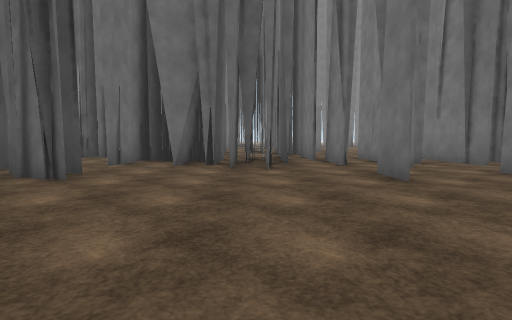
View 1 (above)

24 first-person views from a walk through a Unity game level. The camera is 1.2 m above the floor, tilts 4° down and sees 85° across. The floor is counted in squares, 2 m on a side. Each view is taken from the middle of a square. On the plan, view 1 faces up. The plan holds only what a view shows up to about 9 squares ahead; the rest is blank. The place goes on beyond the plan. Some animated figures are not drawn. Surface patterns are stand-ins for the level's own textures.

View 2
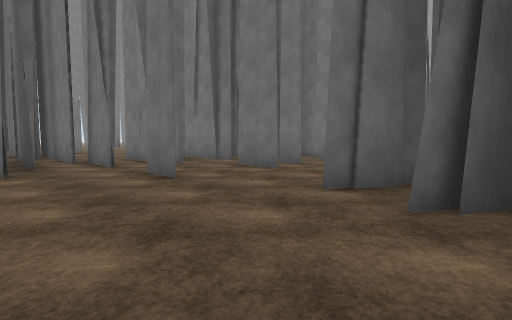

View 3
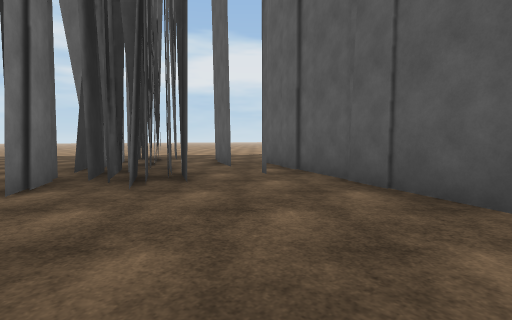

View 4
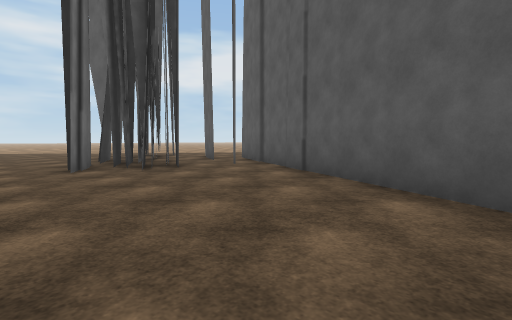

View 5
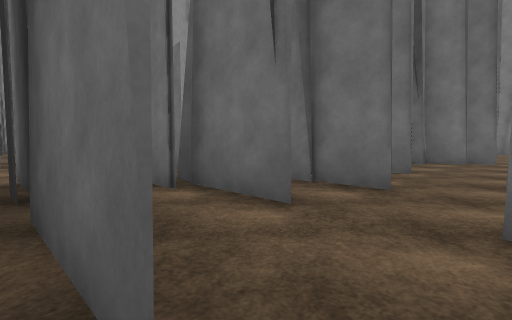

View 6
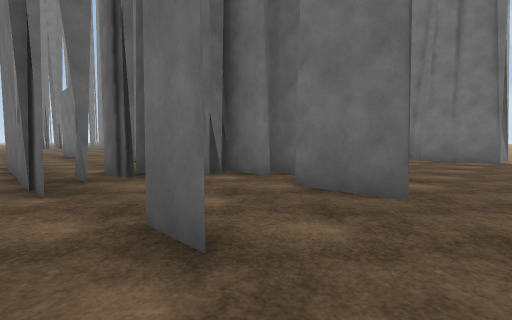

View 7
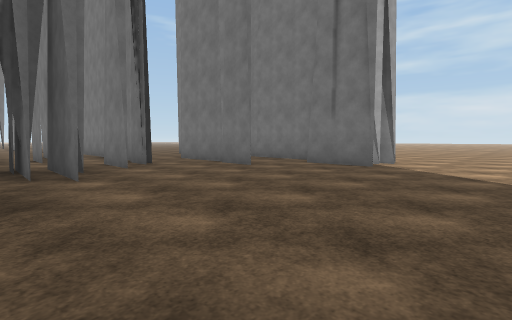

View 8
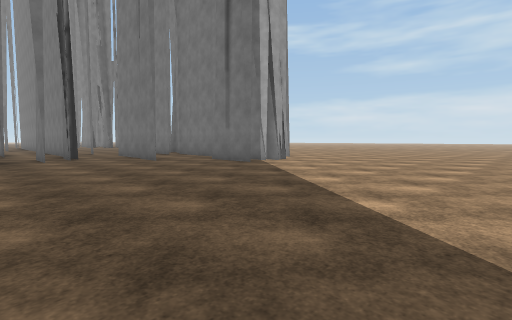

View 9
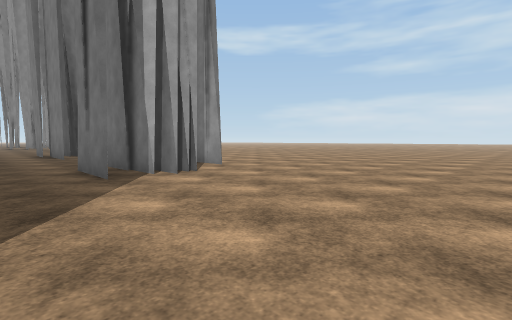

View 10
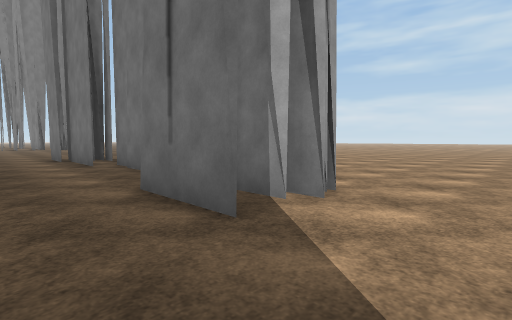

View 11
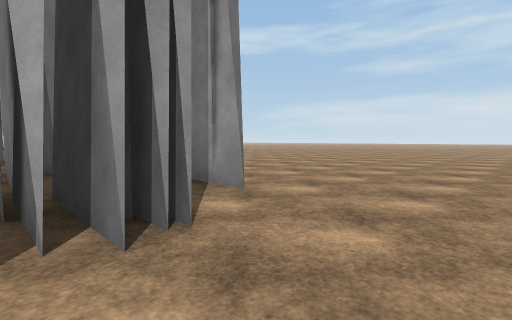

View 12
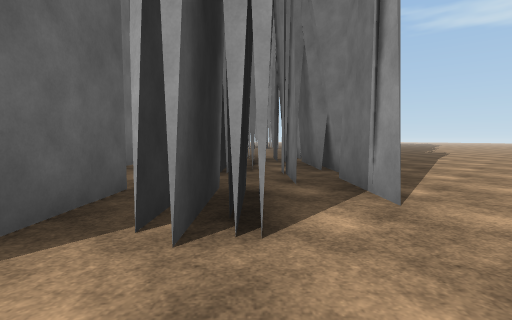

View 13
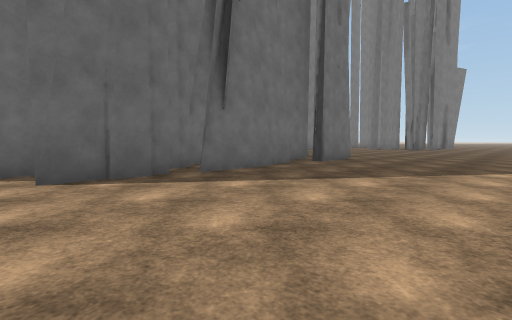

View 14
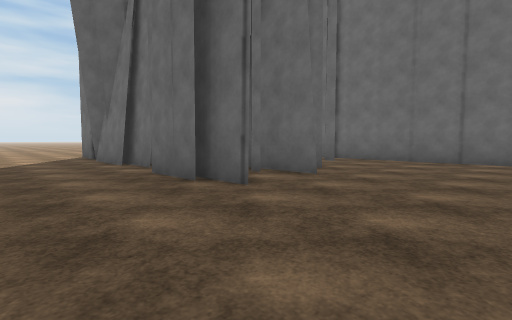

View 15
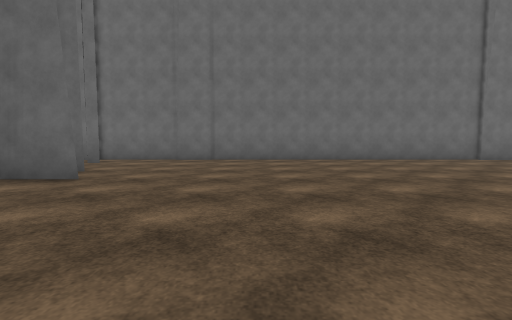

View 16
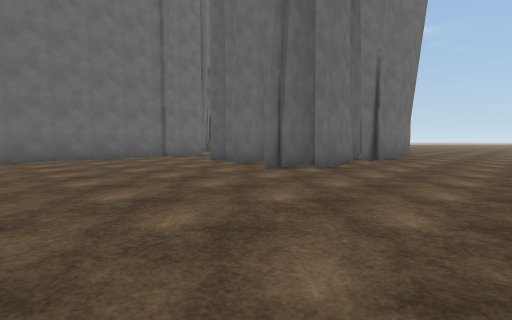

View 17
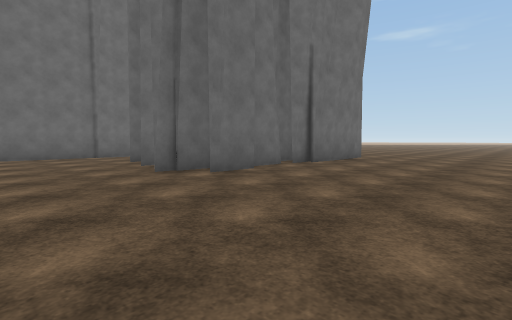

View 18
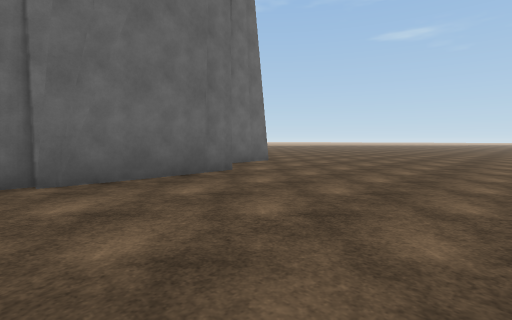

View 19
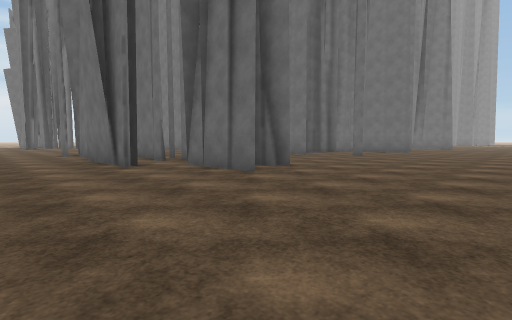

View 20
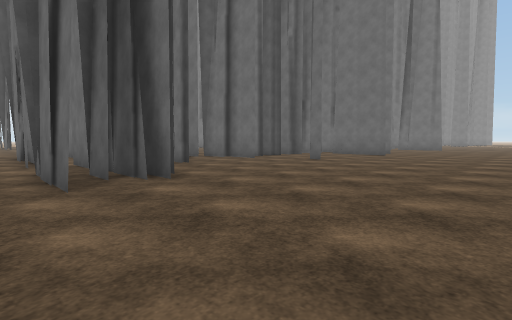

View 21
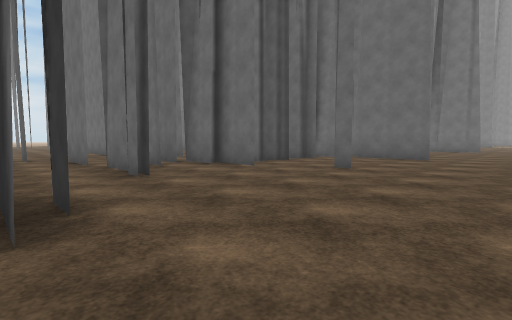

View 22
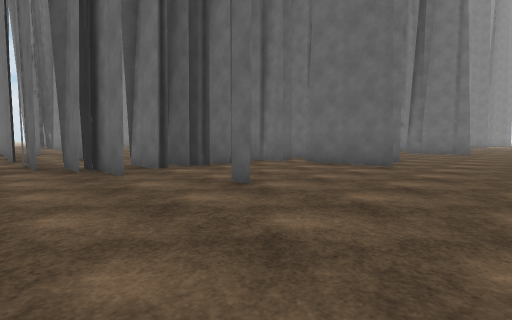

View 23
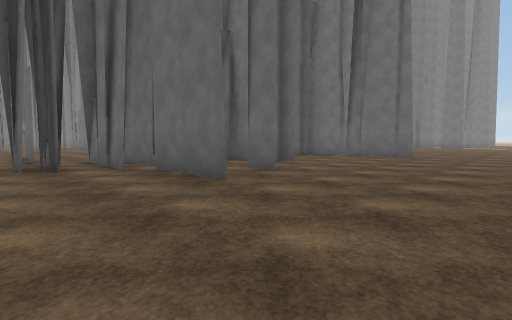

View 24
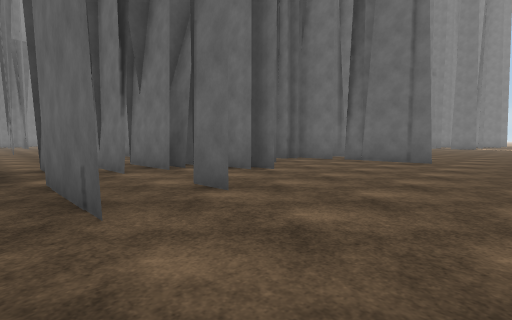

### Floor plan
Key: @ floor where view 1 was taken; # wall or solid block; x gap in a wall; . floor; = window, fence, low wall or low ledge.
Columns run from 3 left of view 1 to 22 right of it. Each row starts with its distance up from view 1.
 36            ..............
 35   ........................
 34 ..........................
 33 ..........................
 32 .#................##......
 31  #......#...#.....##......
 30  x...#..#.........##......
 29  #.# #...#...#..#.#..#....
 28      ##########.#.##.#....
 27       #######.##...###....
 26         ..#....##. ##.....
 25         ... ....#. ##.....
 24           #  ##..####.....
 23              .#..##.#.....
 22               #...........
 21               #...........
 20               #...........
 19               #..........
 18               #..........
 17               #........
 16               #.........
 15               #..........
 14          ..   #..........
 13          ..   #....##.....
 12          ..   #.#.####....
 11     ##  x..####...####....
 10    #### #...#.#...###.....
  9    #.## #...x.#.#..##=....
  8   ##.####x###.#.#.###=....
  7 ####.#.##..##...x.####....
  6 ..##........#...#.###.....
  5 #....#..#..#.....####.....
  4 ........#..#.....#.#......
  3 ..........................
  2 ......##..................
  1 ......###.................
  0 #..@..#### ...............
 -1 ####....### ..............
 -2    ###.#####..........
 -3      #####.
 -4        #..

Positions as (right, up) in squares from view 1, and headings:
1: (0, 0), facing up
2: (0, 0), facing up-right
3: (-1, 2), facing down-right
4: (-3, 3), facing down-right
5: (0, 5), facing up-right
6: (5, 3), facing up-right
7: (8, 1), facing up-right
8: (9, -2), facing up-right
9: (13, -1), facing up-right
10: (13, 2), facing up-right
11: (15, 2), facing up-right
12: (16, 2), facing up
13: (22, 4), facing up-left
14: (20, 16), facing down-left
15: (20, 16), facing left
16: (21, 18), facing up-left
17: (22, 20), facing up-left
18: (22, 26), facing up-left
19: (20, 36), facing down-left
20: (17, 36), facing down-left
21: (15, 34), facing down-left
22: (12, 34), facing down-left
23: (8, 35), facing down-left
24: (6, 34), facing down-left
